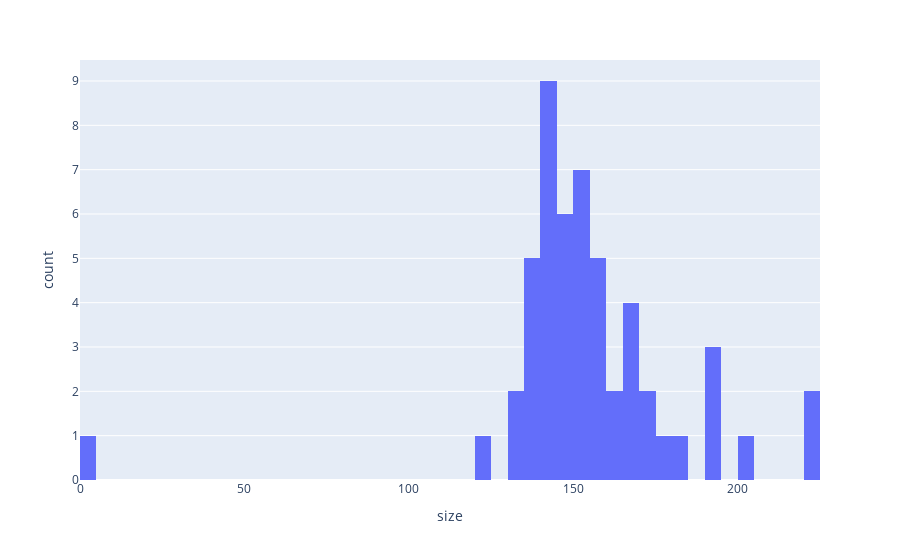

Notebook code cell kept with this figure:
### Markdown cell above
## Size per month distribution

### Code cell
import plotly.express as px

fig = px.histogram(df, x='size', nbins=50)
fig.show()

### Figure 1 — Plotly figure (JSON) as saved in the notebook; plotly's stock layout.template omitted (floating-point values rounded to 4 significant figures)
{"data": [{"alignmentgroup": "True", "bingroup": "x", "hovertemplate": "size=%{x}<br>count=%{y}<extra></extra>", "legendgroup": "", "marker": {"color": "#636efa"}, "name": "", "nbinsx": 50, "offsetgroup": "", "orientation": "v", "showlegend": false, "type": "histogram", "x": [137.2, 141.9, 150.7, 141.9, 139.0, 144.0, 143.9, 138.4, 145.1, 153.2, 147.9, 131.7, 150.4, 143.8, 166.8, 146.7, 165.0, 159.2, 144.9, 147.3, 150.4, 161.4, 155.1, 133.2, 145.9, 140.0, 153.6, 147.1, 165.0, 169.7, 159.8, 150.8, 137.9, 152.1, 142.4, 122.5, 140.8, 140.6, 160.0, 159.1, 165.6, 172.0, 180.4, 178.8, 200.4, 221.6, 190.1, 171.6, 193.7, 192.4, 223.8, 0.6691], "xaxis": "x", "yaxis": "y"}], "layout": {"barmode": "relative", "legend": {"tracegroupgap": 0}, "margin": {"t": 60}, "xaxis": {"anchor": "y", "domain": [0, 1], "title": {"text": "size"}}, "yaxis": {"anchor": "x", "domain": [0, 1], "title": {"text": "count"}}}}
